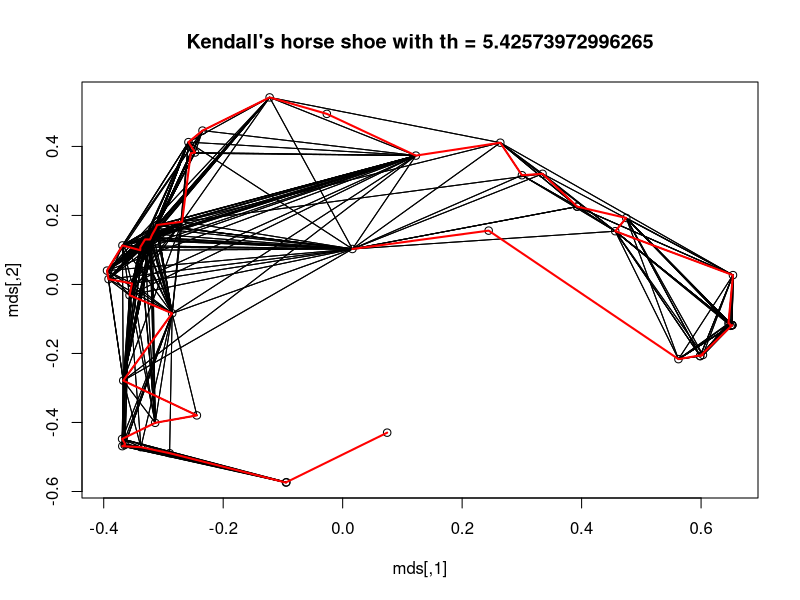
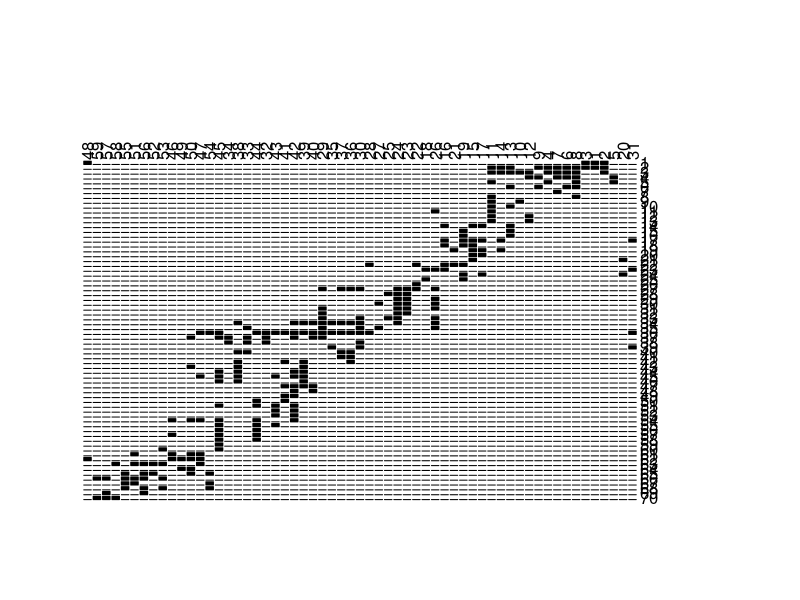

Recreate these plots in R, in order.
library(seriation)


### Name: Munsingen
### Title: Hodson's Munsingen Data Set
### Aliases: Munsingen
### Keywords: datasets

### ** Examples

data("Munsingen")

## Seriation method after Kendall (1971)
## Kendall's square symmetric matrix S and SoS
S <- function(x, w = 1) {
  sij <- function(i , j) w * sum(pmin(x[i,], x[j,]))
  h <- nrow(x)
  r <- matrix(ncol = h, nrow =h)
  for(i in 1:h) for (j in 1:h)  r[i,j] <- sij(i,j)
  r
}

SoS <- function(x) S(S(x))

## Kendall's horse shoe (Hamiltonian arc)
horse_shoe_plot <- function(mds, sigma, threshold = mean(sigma), ...) {
    plot(mds, main = paste("Kendall's horse shoe with th =", threshold), ...)  
    l <- which(sigma > threshold, arr.ind=TRUE)
    for(i in 1:nrow(l))  lines(rbind(mds[l[i,1],], mds[l[i,2],])) 
}

## shuffle data
x <- Munsingen[sample(nrow(Munsingen)),]

## calculate matrix and do isoMDS (from package MASS)
sigma <- SoS(x)
library("MASS")
mds <- isoMDS(1/(1+sigma))$points

## plot Kendall's horse shoe
horse_shoe_plot(mds, sigma)

## find order using a TSP 
library("TSP")
tour <- solve_TSP(insert_dummy(TSP(dist(mds)), label = "cut"),
    method = "2-opt", control = list(rep = 15))
tour <- cut_tour(tour, "cut")
lines(mds[tour,], col = "red", lwd = 2)

## create and plot order
order <- ser_permutation(tour, 1:ncol(x))
bertinplot(x, order, options= list(panel=panel.circles,
    rev = TRUE))

## compare criterion values    
rbind(
    random = criterion(x),
    reordered = criterion(x, order),
    Hodson = criterion(Munsingen)
   )
